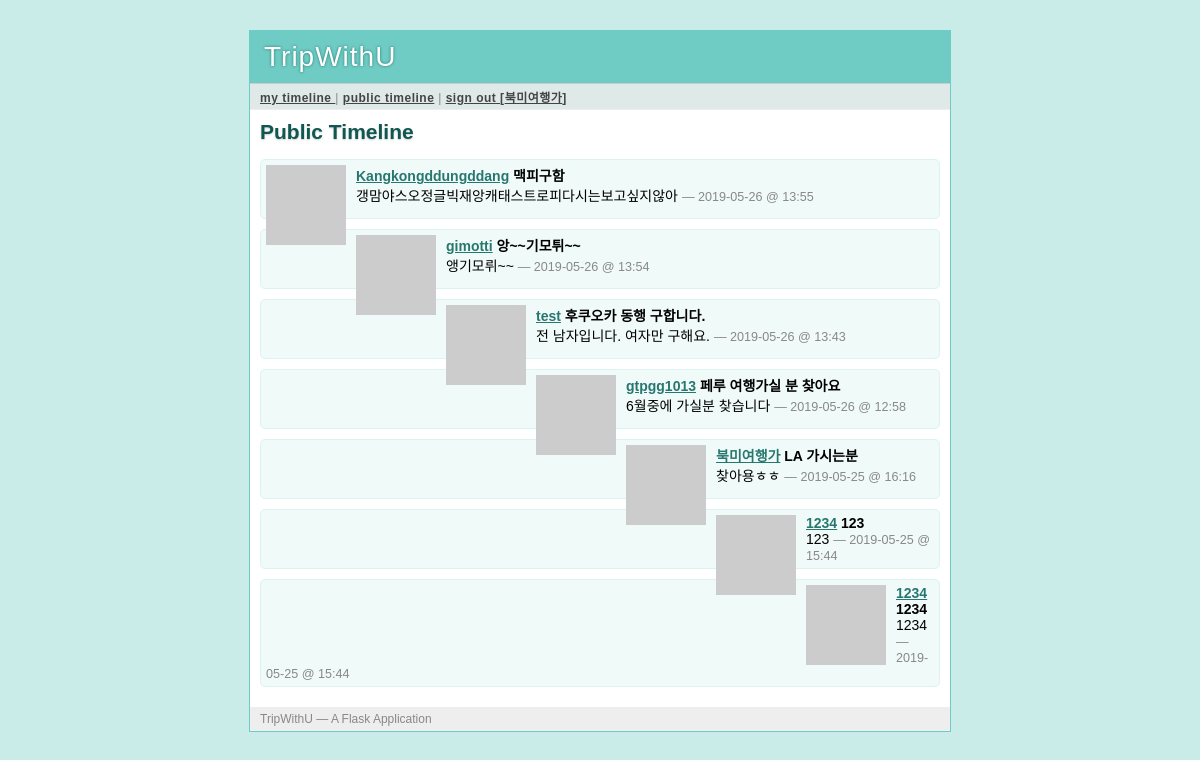
The app's page /public (signed in) with its own data.
### tables this page shows
CREATE TABLE user (
    userNum integer primary key autoincrement,
    name string not null,
    email string not null,
    address string not null,
    interestedPlace1 string not null,
    interestedPlace2 string not null,
    profilepic blob,
    userID string not null,
    password string not null,
    interest string not null,
    tripstyle string not null,
    pubTime integer not null
);

CREATE TABLE posting (
    postingNum integer primary key autoincrement,
    title string not null,
    userNum integer not null,
    contents string not null,
    tripdate integer,
    destination1 integer,
    destination2 integer,
    pubTime integer not null
);

### tripex.py (the view)
@app.route('/public')
def public_timeline():
    return render_template('timeline.html', postings=query_db('''
        select posting.*, user.* from posting, user
        where posting.userNum = user.userNum
        order by posting.pubTime desc limit ?''', [PER_PAGE]))

### tripex.py (called while the page is built)
def connect_db():
    return sqlite3.connect(app.config['DATABASE'])

def query_db(query, args=(), one=False):
    cur = g.db.execute(query, args)
    rv = [dict((cur.description[idx][0], value)
            for idx, value in enumerate(row)) for row in cur.fetchall()]
    return (rv[0] if rv else None) if one else rv

def format_datetime(timestamp):
    return datetime.utcfromtimestamp(timestamp).strftime('%Y-%m-%d @ %H:%M')

def gravatar_url(email, size=80):
    return 'http://www.gravatar.com/avatar/%s?d=identicon&s=%d' % \
        (md5(email.strip().lower().encode('utf-8')).hexdigest(), size)

@app.before_request
def before_request():
    g.db = connect_db()
    g.user = None
    if 'userNum' in session:
        g.user = query_db('select * from user where userNum = ?',
                            [session['userNum']], one=True)

@app.teardown_request
def teardown_request(exception):
    if hasattr(g,'db'):
        g.db.close()

### templates/timeline.html (shortened to what this page needs)
{% extends "layout.html" %}
{% block title %}
    {% if request.endpoint == 'public_timeline' %}
        Public Timeline
    {% elif request.endpoint == 'user_timeline' %}
        {{ profile_user.userID }}'s Timeline
    {% else %}
        My Timeline
    {% endif %}
{% endblock %}
{% block body %}
    <h2>{{ self.title() }}</h2>
    <ul class=messages>
        {% for posting in postings %}
            <li><img src="{{ posting.email|gravatar(size=48) }}"><p>
                <strong><a href="{{ url_for('user_timeline', userID=posting.userID) }}">{{ posting.userID }}</a></strong>
                <strong>{{ posting.title }}</strong>
                <br>
                {{ posting.contents}}
                <small>&mdash; {{ posting.pubTime|datetimeformat }}</small>
            </p></li>
        {% else %}
            <li><em>There's no message so far.</em></li>
        {% endfor %}
    </ul>
{% endblock %}

### templates/layout.html (shortened to what this page needs)
<!DOCTYPE html>
<link rel=stylesheet type=text/css href="{{ url_for('static', filename='style.css') }}">
<div class=page>
    <h1>TripWithU</h1>
    <div class=navigation>
        {% if g.user %}
            <a href="{{ url_for('timeline') }}">my timeline </a> |
            <a href="{{ url_for('public_timeline') }}">public timeline</a> |
            <a href="{{ url_for('logout') }}">sign out [{{ g.user.userID }}]</a>
        {% else %}
            <a href="{{ url_for('public_timeline') }}">public timeline</a> |
            <a href="{{ url_for('register') }}">sign up</a> |
            <a href="{{ url_for('login') }}">sign in</a>
        {% endif %}
    </div>
    <div class=body>
        {% block body %}{% endblock %}
    </div>
    <div class=footer>
        TripWithU &mdash; A Flask Application
    </div>
</div>

### static/style.css (style rules this page uses)
a { color: #26776F; }
div.page { background: white; border: 1px solid #6ECCC4; width: 700px; margin: 30px auto; }
div.page h1 { background: #6ECCC4; margin: 0; padding: 10px 14px; color: white; letter-spacing: 1px; text-shadow: 0 0 3px #24776F; font-weight: normal; }
div.page div.navigation { background: #DEE9E8; padding: 4px 10px; border-top: 1px solid #ccc; border-bottom: 1px solid #eee; color: #888; font-size: 12px; letter-spacing: 0.5px; }
div.page div.navigation a { color: #444; font-weight: bold; }
div.page h2 { margin: 0 0 15px 0; color: #105751; text-shadow: 0 1px 2px #ccc; }
div.page div.body { padding: 10px; }
div.page div.footer { background: #eee; color: #888; padding: 5px 10px; font-size: 12px; }
div.page ul.messages { list-style: none; margin: 0; padding: 0; }
div.page ul.messages li { margin: 10px 0; padding: 5px; background: #F0FAF9; border: 1px solid #DBF3F1; -moz-border-radius: 5px; -webkit-border-radius: 5px; min-height: 48px; }
div.page ul.messages p { margin: 0; }
div.page ul.messages li img { float: left; padding: 0 10px 0 0; }
div.page ul.messages li small { font-size: 0.9em; color: #888; }

### records on screen
user: user.userID "북미여행가", userID "북미여행가", title "LA 가시는분", contents "찾아용ㅎㅎ", pubTime "2019-05-25 @ 16:16"
user: userID "Kangkongddungddang", title "맥피구함", contents "갱맘야스오정글빅재앙캐태스트로피다시는보고싶지않아", pubTime "2019-05-26 @ 13:55"
user: userID "gimotti", title "앙~~기모튀~~", contents "앵기모뤼~~", pubTime "2019-05-26 @ 13:54"
user: userID "test", title "후쿠오카 동행 구합니다.", contents "전 남자입니다. 여자만 구해요.", pubTime "2019-05-26 @ 13:43"
user: userID "gtpgg1013", title "페루 여행가실 분 찾아요", contents "6월중에 가실분 찾습니다", pubTime "2019-05-26 @ 12:58"
user: userID "1234", title "123", contents "123", pubTime "2019-05-25 @ 15:44", title "1234", contents "1234"
